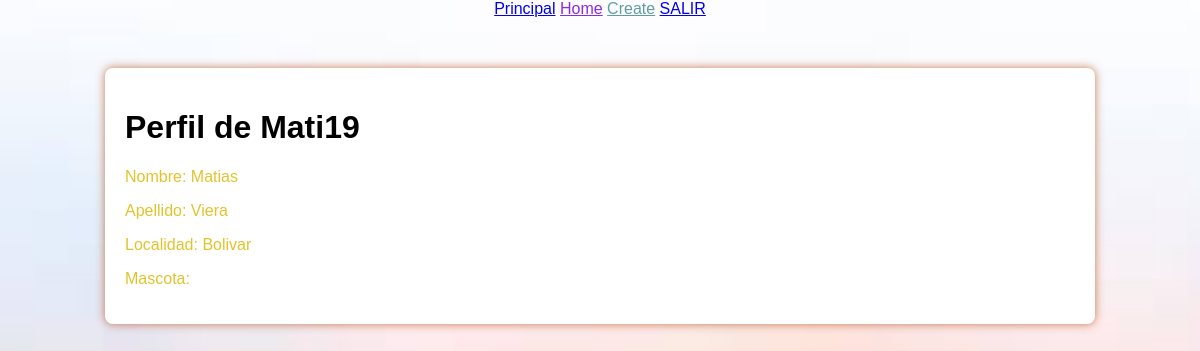
Screenshot of /duenios/perfil (signed in) with the database file from the repository.
### models/models.py (models this page shows, shortened)
class Duenio(UserMixin, Base):
    __tablename__ = 'duenios'
    id= mapped_column(Integer, primary_key=True)
    name: Mapped[str] = mapped_column(unique=False, nullable=False)
    lastname: Mapped[str] = mapped_column(unique=False, nullable=False)
    localidad: Mapped[str] = mapped_column(unique=False, nullable=False)
    animal_id: Mapped[int] = mapped_column(ForeignKey('animals.id'), nullable=True)
    username: Mapped[str] = mapped_column(String(25))
    password : Mapped[str] = mapped_column(String(128))
    animal: Mapped['Animal'] = relationship(back_populates="duenios")

### duenios/routes.py (the view)
@duenios_bp.route('/perfil')
@login_required
def perfil():
    duenio = session.query(Duenio).get(current_user.id)
    return render_template('duenios/perfil.html', duenio=duenio)

### app.py (called while the page is built)
@login_manager.user_loader
def load_user(user_id):
    return db.session.query(Duenio).get(int(user_id))

@app.context_processor
def inject_variables():
    return var_globales

### duenios/templates/duenios/perfil.html
{% extends "base.html" %}
{% block content %}
  <h1>Perfil de {{ current_user.username }}</h1>
  <p>Nombre: {{ current_user.name }}</p>
  <p>Apellido: {{ current_user.lastname }}</p>
  <p>Localidad: {{ current_user.localidad }}</p>
  <p>Mascota: {{ current_user.animal.name }}</p>
{% endblock %}

### static/css/style.css (style rules this page uses)
body { background-image: url('../images/downloadd.jpg'); background-size: cover; background-position: center; background-repeat: no-repeat; background-attachment: fixed; font-family: Arial, sans-serif; margin: 0; padding: 0; }
p { color: rgb(226, 195, 43); }

### rows the page displays
Duenio: username "Mati19", name "Matias", lastname "Viera", localidad "Bolivar"
